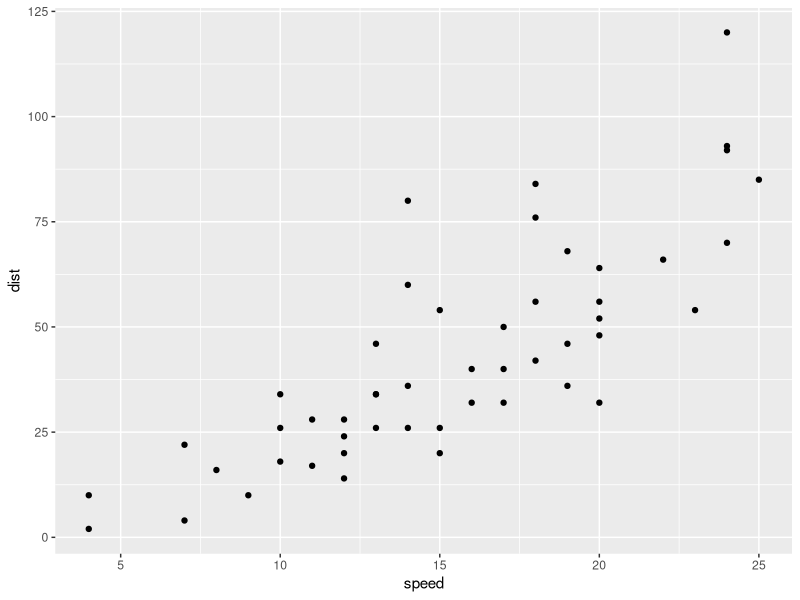
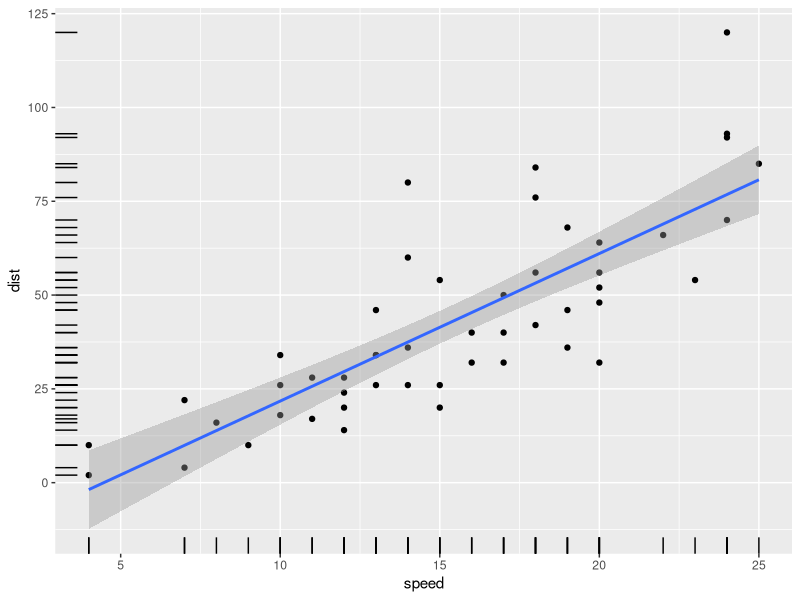
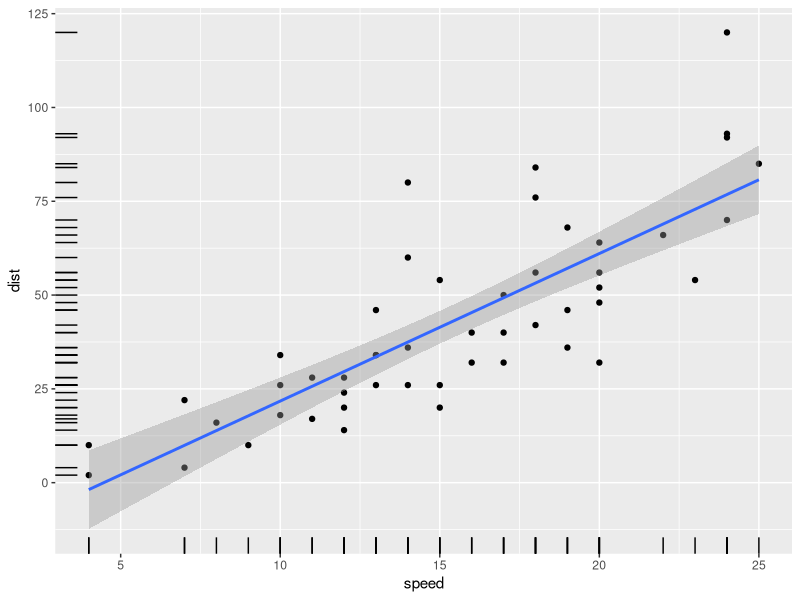
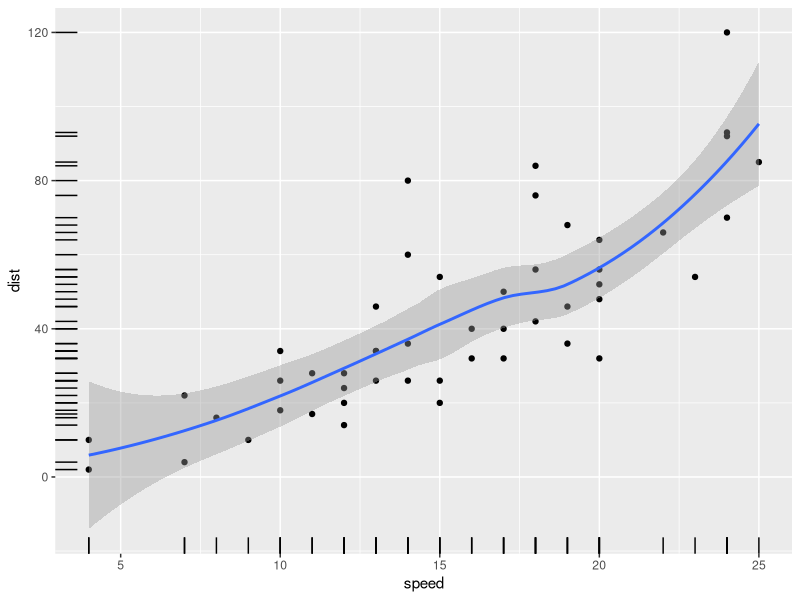
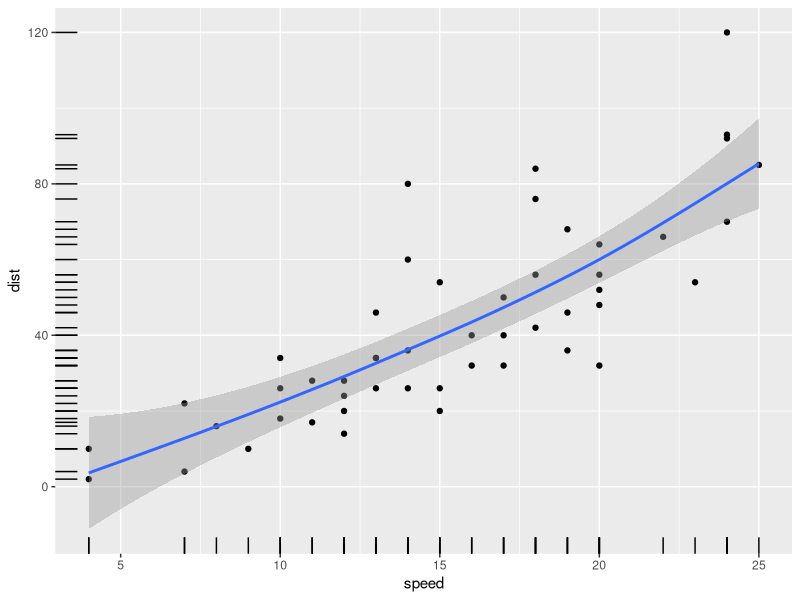
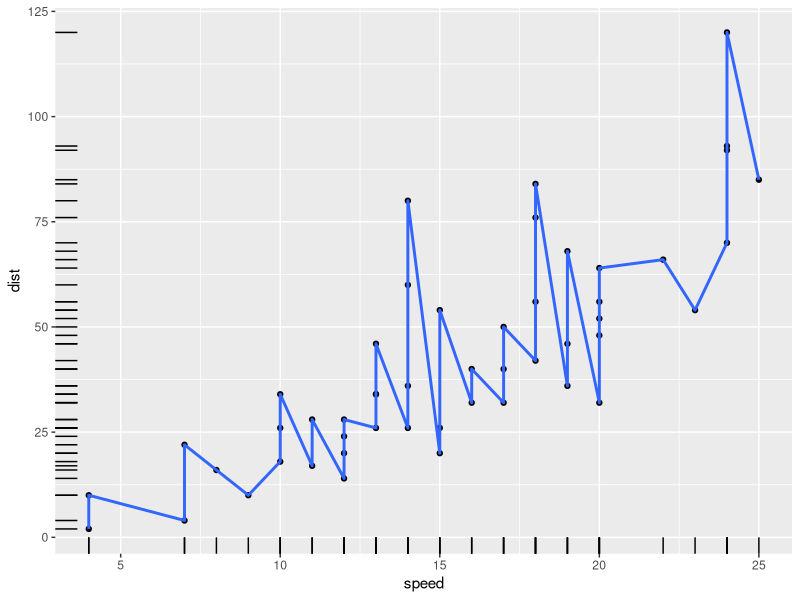

These figures' R source, in order:
# ggplot2
library(ggplot2)
library(ggfortify)

# Questions answered:
# 1. what is the underlying structure to making plots using ggplot?
# 1.1 How is ggplot different from base graphics? What are the pros and cons?
# Cons: - You need to type in more text compared to base graphics to create 
#       even  simple plots.
#       - Since it has its own grammer and because there are more facilities, 
#         it takes more time to learn.
# Pros: - Looks great. Nice soothing colours, great grid lines, customised themes etc.
#       - When your graph becomes more complex, it is much easier to acheive
#         complex graphics compared to based graphics, especially becasue of the
#         ability to create muliple layers, faceting etc. 

# 2. How to make different types of plots with ggplot?
# 3. How to add and modify the various elements of a plot in ggplot?


############################
library(ggplot2)

# 1. Basic plot
# Plot a scatterplot from cars data
# Draw a line of best-fit using 3 differnt functions. add smoothing conf-intervals layer.

ggplot(cars, aes(x=speed, y=dist)) + geom_point()

# smoothing methods: lm, glm, loess, rlm, gam
ggplot(cars, aes(x=speed, y=dist)) + geom_rug() + geom_point() + geom_smooth(method="lm")
ggplot(cars, aes(x=speed, y=dist)) + geom_rug() + geom_point() + stat_smooth(method="lm")

ggplot(cars, aes(x=speed, y=dist)) + geom_rug() + geom_point() + geom_smooth(method="loess")
ggplot(cars, aes(x=speed, y=dist)) + geom_rug() + geom_point() + geom_smooth(method="gam")
ggplot(cars, aes(x=speed, y=dist)) + geom_rug() + geom_point() + geom_smooth(stat="identity")

# 2. Plot Elements
# Assign title, x-axis and y-axis labels, x-axis and y-axis text

# 3. Plot styling
# Adjust title's font and size, point size, color and shape. (using theme())

# 4. Limit range of x and y axis.
# limit an axis to a range (using g + ylim(c(0,60)) or g+scale_x_continuous(limits=c(0,35)) 
# or g+coord_cartesian(xlim=c(0,35)). The former removes all data points outside the range and second adjusts the visible area.)


# 5. Adding custom X and Y axis labels. 
# How to add custom labels in X and Y axis? 
#   ggplot(nmmaps, aes(date, temp))+
#   geom_point(color="grey")+
#   labs(x="Month", y="Temp")+
#   scale_y_continuous(label=function(x){return(paste("My value is", x, "degrees"))})

# 6. Legend
# How to turn off legend? Ans: g+theme(legend.title=element_blank())
# Adjust legend, size, color. Ans: g+theme(legend.title = element_text(colour="chocolate", size=16, face="bold"))
# Change title of legend. Ans: scale_color_discrete(name="This color is\ncalled chocolate!?")
# Change position of legend


# 7. Panel background, Grid lines and Margin
# How to change color of panel background? Ans: theme(panel.background = element_rect(fill = 'grey75'))
# How to change the major and minor gridlines? Ans: theme(panel.background = element_rect(fill = 'grey75'), panel.grid.major = element_line(colour = "orange", size=2),
#                                                   panel.grid.minor = element_line(colour = "blue"))
# 
# How to change a plot's margin? Ans: theme(plot.background=element_rect(fill="darkseagreen"), plot.margin = unit(c(1, 6, 1, 6), "cm")) #top, right, bottom, left

# 8. Add Themes
# Adjust theme. Ans: ggthemes()

# 9. Layout Multiple plots
# Show how to use facets wrap feature. 
#  - How to arrange the number of rows and columns. Ans: + facet_wrap(row~columns, nrow=3, ncol=2)
#  - Allow scales to roam free. Ans: + facet_wrap(row~columns, nrow=3, ncol=2, scales="free")
# How to show unrelated charts in one frame? 
#   Ans: 
#   library(gridExtra)
#   myplot1<-ggplot(nmmaps, aes(date, temp))+geom_point(color="firebrick")
#   myplot2<-ggplot(nmmaps, aes(temp, o3))+geom_point(color="olivedrab")
#   grid.arrange(myplot1, myplot2, ncol=2)


# 10. Annotation


# 11. Time series
# How to draw a simple time series.



# 12. Show how autoplot works?


# Grid lines

# Plot types
# - Boxplot
# - violin plot
# - jitter
# - ribbon
